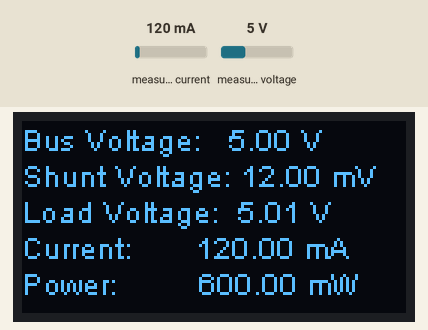
Simulated run of this sketch. Board: ESP8266 (NodeMCU). Shown: 128×64 one-colour display. The inputs (shaded band) are chosen by the test bench; at power-on: measured current 120 mA, measured voltage 5 V. What the sketch prints to the serial monitor is not drawn.

Above: at 1.3 s.
1.4 s: measured current set to 40 mA
At 2.5 s:
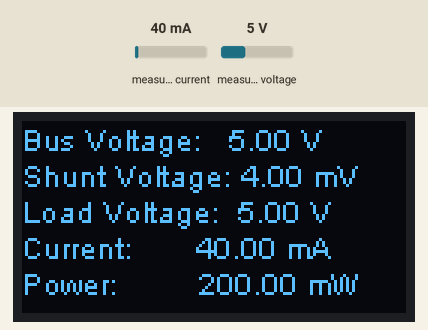
3.0 s: measured voltage set to 0.3 V
At 3.7 s:
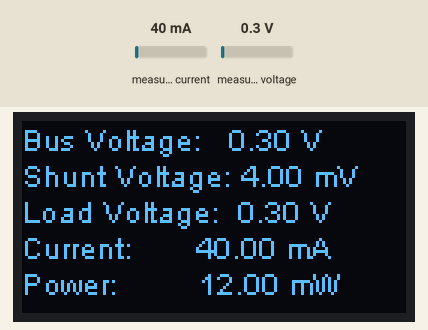
4.5 s: measured current set to 500 mA
At 4.8 s:
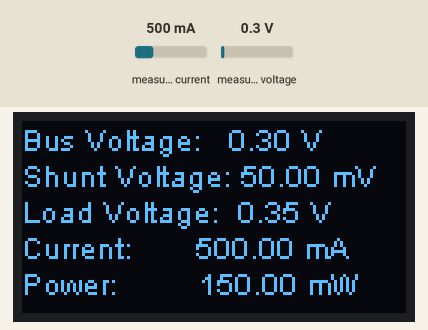
6.0 s: measured voltage set to 3.8 V
At 7.2 s:
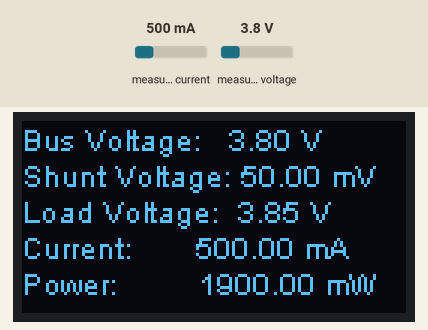
Timing chart, 0 to 8.5 s (numbered marks = the images above; inputs shaded):
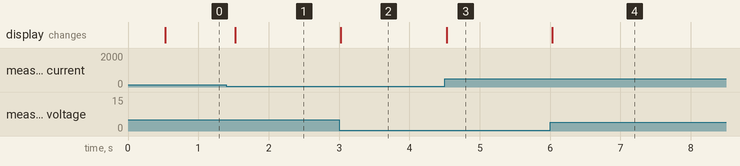

Measured:
- after the input at 1.4 s, the display: changes after 0.13 s (image 1)
- after the input at 3.0 s, the display: changes at once (image 2)
- after the input at 4.5 s, the display: changes at once (image 3)
- after the input at 6.0 s, the display: changes at once (image 4)

The sketch:

INA219_OLED.ino
```cpp
/*
 * INA219 based on Adafruit library example
 */
#include <Wire.h>

/*
 * Adafruit libraries
 */
#include <Adafruit_INA219.h>

/*
 * INA219 instance
 */
Adafruit_INA219 ina219;

/*
 * OLED library
 */
#include "SSD1306Wire.h"
SSD1306Wire display(0x3c, SDA, SCL);

/*
 * global variables
 */
float g_Shuntvoltage = 0;
float g_Busvoltage = 0;
float g_Current_mA = 0;
float g_Loadvoltage = 0;
float g_Power_mW = 0;

/*
 * Prototypes
 */
void PrintValues(void);
void DisplayValues(void);

/*
 * scheduling variables
 */
const long interval = 500; /* ms */
unsigned long previousMillis = 0;

/*
 * If PLOTTER is defined, the serial output is used for the Arduino Plotter visualisation
 */
//#define PLOTTER

/*
 * Entry point
 */
void setup(void){

  Serial.begin(115200);

#ifndef PLOTTER
  Serial.println(F("Starting..."));
#endif /* PLOTTER */

  // Initialize the INA219.
  // By default the initialization will use the largest range (32V, 2A).  However
  // you can call a setCalibration function to change this range (see comments).
  if (! ina219.begin()) {
    Serial.println("Failed to find INA219 chip");
    while (1) { delay(10); }
  }

  // To use a slightly lower 32V, 1A range (higher precision on amps):
  //ina219.setCalibration_32V_1A();
  // Or to use a lower 16V, 400mA range (higher precision on volts and amps):
  //ina219.setCalibration_16V_400mA();

#ifndef PLOTTER
  Serial.println("Measuring voltage and current with INA219 ...");
#endif /* PLOTTER */

  display.init();
  display.flipScreenVertically();
  display.setFont( ArialMT_Plain_16 );
  display.clear();
  display.display();
}

/*
 * endles loop
 */
void loop(void) {

  unsigned long currentMillis  = millis();

  /*
   *  Check if timer expired
   */
  if (currentMillis - previousMillis >= interval) {
      previousMillis = currentMillis;

    /*
     * Start measuring
    */
    g_Shuntvoltage = ina219.getShuntVoltage_mV();
    g_Busvoltage = ina219.getBusVoltage_V();
    g_Current_mA = ina219.getCurrent_mA();
    g_Power_mW = ina219.getPower_mW();
    g_Loadvoltage = g_Busvoltage + (g_Shuntvoltage / 1000);

#ifndef PLOTTER
    /*
     * Use PrintValues for "normal" output
     */
    PrintValues();
#else
    /*
     * Use PrintValuesPlotter if Arduino IDE Plotter shall be used
     */
    PrintValuesPlotter();
#endif /* PLOTTER */

    DisplayValues();
  }
}

/*
 * Output to serial interface
 */
void PrintValues(void){
  Serial.print("Bus Voltage:   "); Serial.print(g_Busvoltage); Serial.println(" V");
  Serial.print("Shunt Voltage: "); Serial.print(g_Shuntvoltage); Serial.println(" mV");
  Serial.print("Load Voltage:  "); Serial.print(g_Loadvoltage); Serial.println(" V");
  Serial.print("Current:       "); Serial.print(g_Current_mA); Serial.println(" mA");
  Serial.print("Power:         "); Serial.print(g_Power_mW); Serial.println(" mW");
  Serial.println("");
}

void PrintValuesPlotter(void){
  Serial.print("Bus_Voltage:"); Serial.print(g_Busvoltage); Serial.print("\t");
  Serial.print("Shunt_Voltage:"); Serial.print(g_Shuntvoltage); Serial.print("\t");
  Serial.print("Load_Voltage:"); Serial.print(g_Loadvoltage); Serial.print("\t");
  Serial.print("Current:"); Serial.print(g_Current_mA); Serial.print("\t");
  Serial.print("Power:"); Serial.println(g_Power_mW);
}

/*
 * Output to OLED display
 */
void DisplayValues(void){

  display.clear();
  String tempString;

  display.setFont( ArialMT_Plain_10 );
  tempString = "Bus Voltage:   " + String(g_Busvoltage, 2 ) + " V";
  display.drawString( 0, 0, tempString );

  tempString = "Shunt Voltage: " + String(g_Shuntvoltage, 2 ) + " mV";
  display.drawString( 0, 12, tempString );

  tempString = "Load Voltage:  " + String(g_Loadvoltage, 2 ) + " V";
  display.drawString( 0, 24, tempString );

  tempString = "Current:       " + String(g_Current_mA, 2 ) + " mA";
  display.drawString( 0, 36, tempString );

  tempString = "Power:         " + String(g_Power_mW, 2 ) + " mW";
  display.drawString( 0, 48, tempString );

  display.display();
}
```
